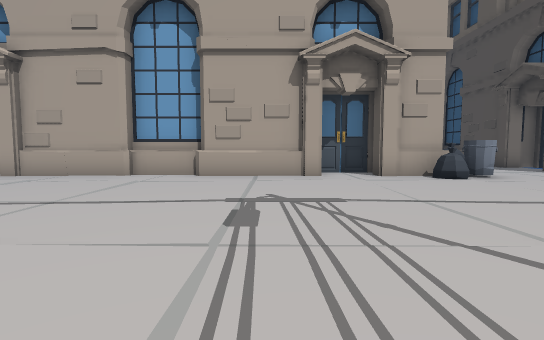
View 1 (above)

17 first-person views from a walk through a 3-D level made in the Unity game engine. The camera is 0.64 m above the floor, tilts 4° down and sees 85° across. The floor is counted in squares, 1 m on a side. Each view is taken from the middle of a square. On the plan, view 1 faces up. The plan holds only what a view shows up to about 9 squares ahead; the rest is blank. The place goes on beyond the plan. The player is left out.

View 2
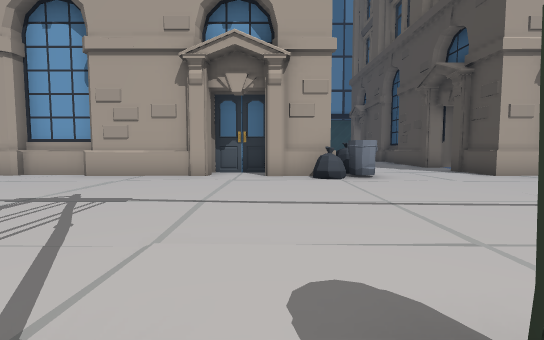

View 3
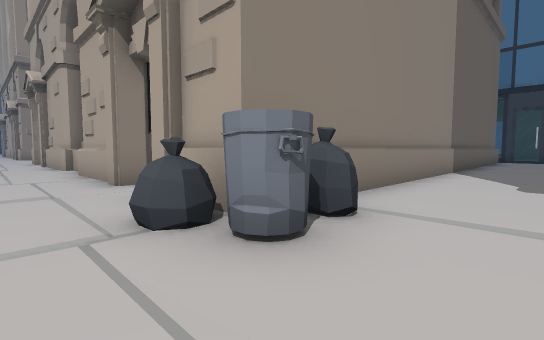

View 4
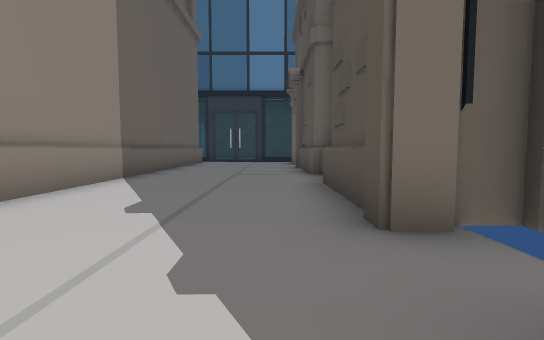

View 5
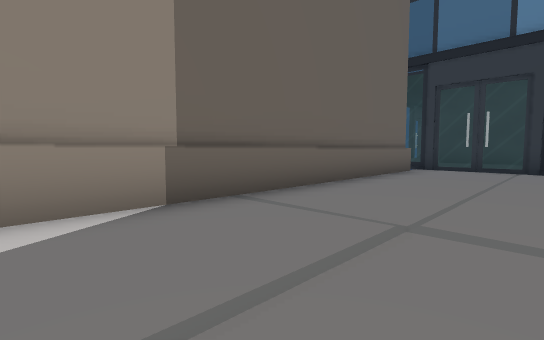

View 6
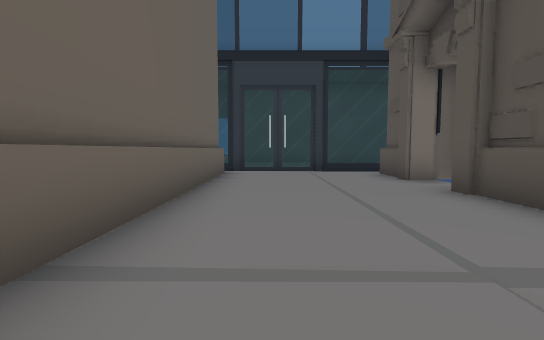

View 7
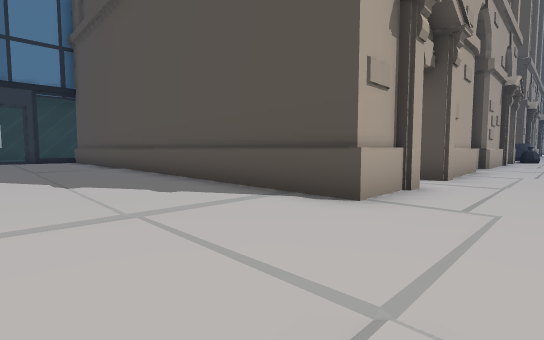

View 8
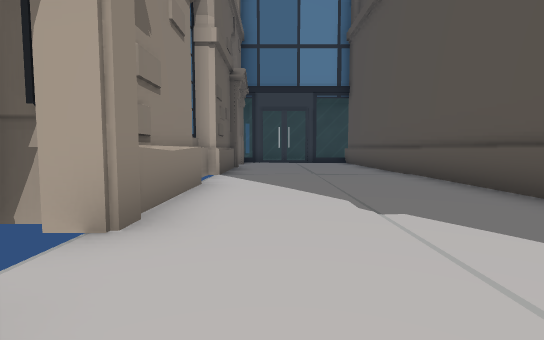

View 9
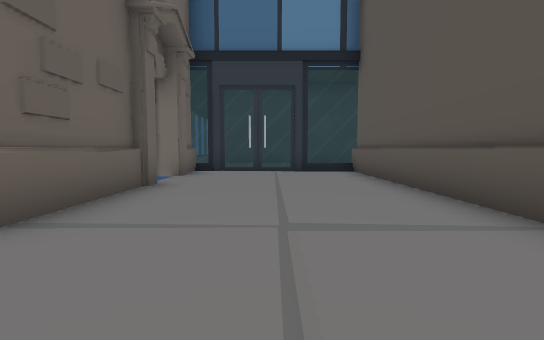

View 10
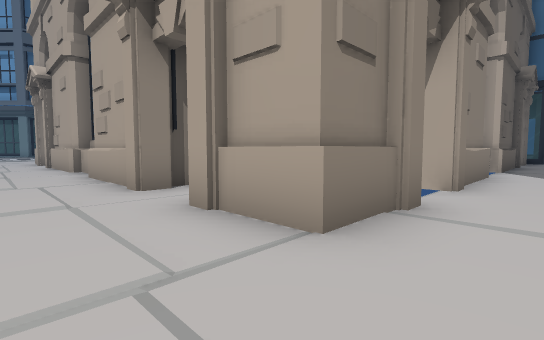

View 11
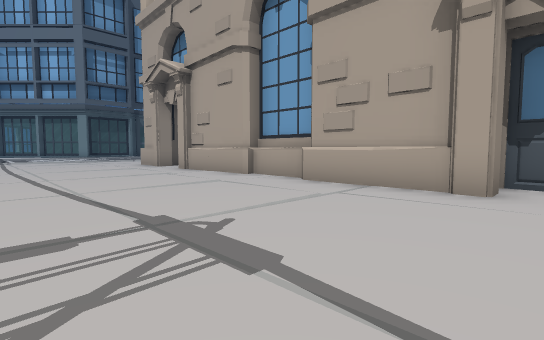

View 12
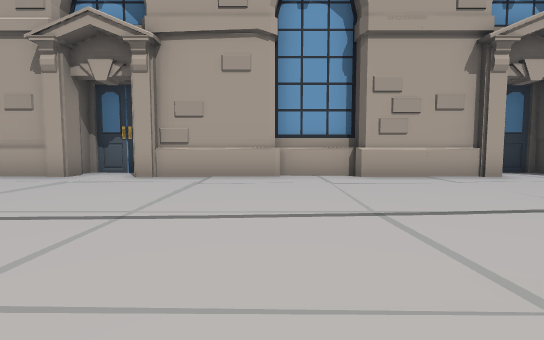

View 13
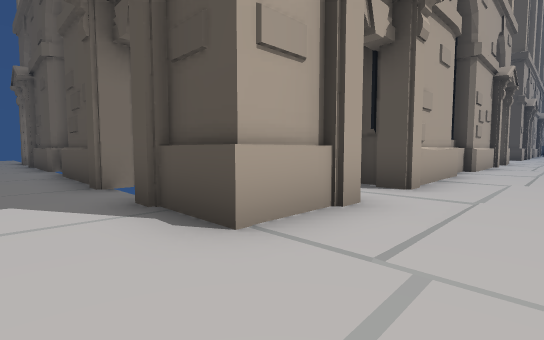

View 14
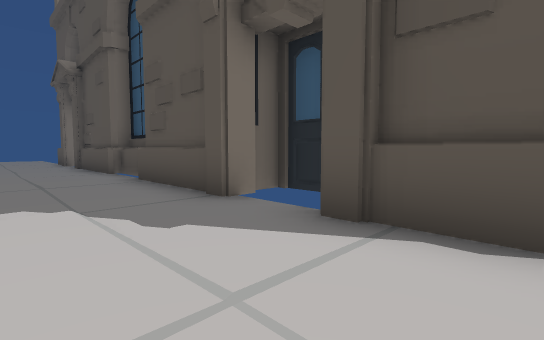

View 15
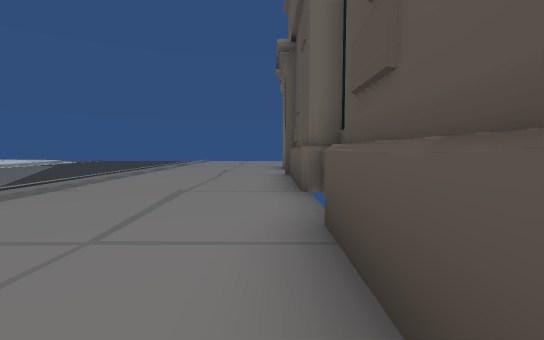

View 16
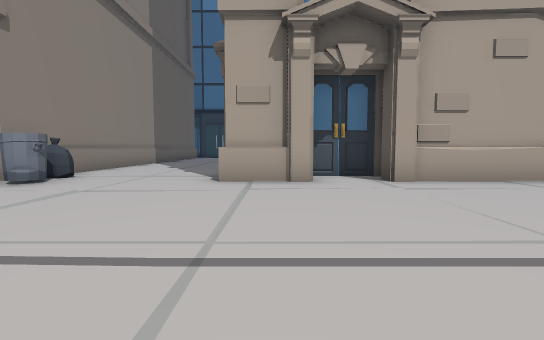

View 17
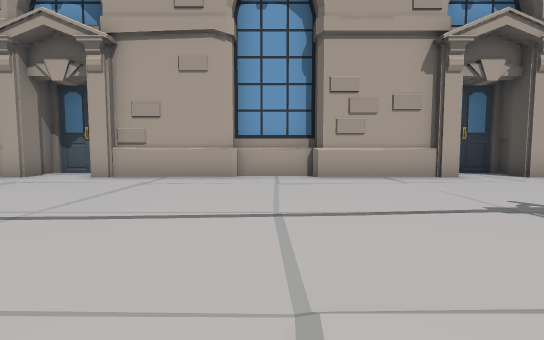

### Floor plan
Points are (right, up) in squares from view 1. A wall is a line through its corners. A room is listed if a view was taken in it or the views show most of it. See-through windows are left out.
Room 1 (views 1, 2, 3, 4, 5, 6, 7, 8, 9, 10, 11, 12, 13, 14, 15, 16, 17)
walls: (-8.7, 8.4) (-8.7, 7.9) (-10.5, 7.9) (-10.5, 23) (-15.3, 23) (-15.3, 21.2) (-15.8, 21.2); (-16.4, 7.9) (-17.1, 7.9); (-7.9, 9.1) (-8.9, 9.1); (-17, 9.1) (-18.9, 9.1); (-18.7, 8.4) (-18.7, 7.9) (-21.9, 7.9); (-15.3, 14.5) (-15.3, 11.2) (-15.9, 11.2); (-3.8, 7.9) (-7.2, 7.9) (-7.2, 8.4); (-21.9, 8.4) (-23.8, 8.4); (-22, 8.1) (-23.9, 8.1); (-2, 8.1) (-3.9, 8.1); (-15.6, 16.4) (-15.6, 15.6); (-2, 8.4) (-3.8, 8.4); (-23.8, 7.9) (-27.2, 7.9) (-27.2, 8.4); (-15.3, 19.8) (-15.3, 16.4) (-15.8, 16.4) (-15.8, 15.9); (1.3, 8.4) (1.3, 7.9) (-2, 7.9); (3.1, 9.1) (1.9, 9.1); (-27.8, 9.1) (-28.9, 9.1); (-28.7, 8.4) (-28.7, 7.9) (-30.6, 7.9) (-30.6, 8.5); (-29.3, 10.5) (-29.3, 11.5) (-30.1, 11.5); (-30, 11.2) (-30.6, 11.2) (-30.6, 14.5); (-30, 15.4) (-30, 16.4) (-30.6, 16.4); (-30.3, 15.1) (-30.3, 16.4); (-30.6, 16.3) (-30.6, 19.1); (9.5, 11.2) (9, 11.2) (9, 14.5); (10.9, 7.9) (9.4, 7.9); (9, 16.4) (9, 19.8); (4.7, 23.1) (4.7, 7.9) (2.8, 7.9) (2.8, 8.4); (12.5, 9.1) (10.9, 9.1); (13.5, 7.9) (12.3, 7.9) (12.3, 8.4); (9.5, 21.2) (9, 21.2) (9, 23.1); (9.4, 24) (4.5, 24)
objects: other object (-31, 15); other object (-30, 9); other object (-30, 10); other object (-30, 20); other object (-26, 8) to (-26, 9); other object (-21, 8); other object (-16, 8) to (-16, 9); other object (-10, 9); other object (-6, 8) to (-6, 9); other object (-1, 8); other object (4, 0) to (4, 1); other object (4, 7); other object (4, 9); bin (5, 8); other object (5, 9); other object (9, 8) to (9, 9); other object (10, 9); other object (13, 8) to (14, 9)

Positions as (right, up) in squares from view 1, and headings:
1: (0, 0), facing up
2: (3, 0), facing up
3: (7, 6), facing up-left
4: (8, 9), facing up
5: (8, 14), facing up-left
6: (6, 15), facing up
7: (-14, 6), facing up-right
8: (-14, 9), facing up
9: (-13, 14), facing up
10: (-14, 6), facing up-left
11: (-18, 3), facing up-left
12: (-24, 1), facing up
13: (-32, 6), facing up-right
14: (-33, 8), facing up-right
15: (-31, 12), facing up
16: (10, 2), facing up
17: (-3, 1), facing up
